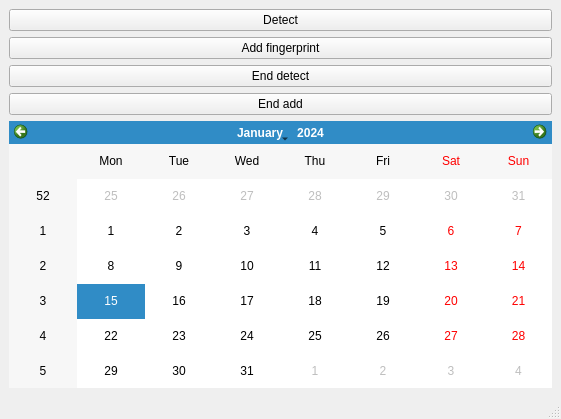
<?xml version="1.0" encoding="UTF-8"?>
<ui version="4.0">
 <class>MainWindow</class>
 <widget class="QMainWindow" name="MainWindow">
  <property name="geometry">
   <rect>
    <x>0</x>
    <y>0</y>
    <width>561</width>
    <height>419</height>
   </rect>
  </property>
  <property name="windowTitle">
   <string>Fingerprint Locker Control</string>
  </property>
  <widget class="QWidget" name="centralwidget">
   <layout class="QVBoxLayout" name="verticalLayout">
    <item>
     <widget class="QPushButton" name="pushButton">
      <property name="text">
       <string>Detect</string>
      </property>
     </widget>
    </item>
    <item>
     <widget class="QPushButton" name="pushButton_2">
      <property name="text">
       <string>Add fingerprint</string>
      </property>
     </widget>
    </item>
    <item>
     <widget class="QPushButton" name="pushButton_3">
      <property name="text">
       <string>End detect</string>
      </property>
     </widget>
    </item>
    <item>
     <widget class="QPushButton" name="pushButton_4">
      <property name="text">
       <string>End add</string>
      </property>
     </widget>
    </item>
    <item>
     <widget class="QCalendarWidget" name="calendarWidget"/>
    </item>
   </layout>
  </widget>
  <widget class="QMenuBar" name="menubar">
   <property name="geometry">
    <rect>
     <x>0</x>
     <y>0</y>
     <width>561</width>
     <height>28</height>
    </rect>
   </property>
  </widget>
  <widget class="QStatusBar" name="statusbar"/>
 </widget>
 <resources/>
 <connections/>
</ui>
